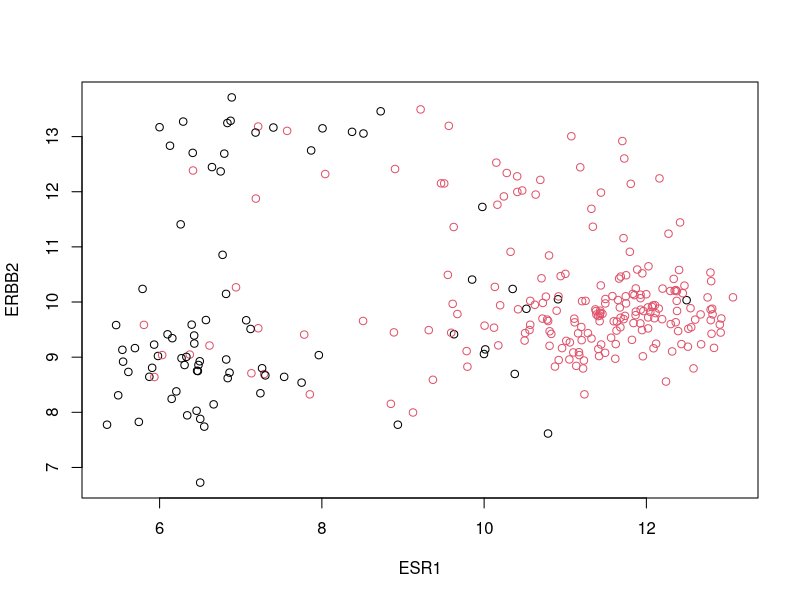

The R script that drew this image:
library(beeswarm)


### Name: breast
### Title: Lymph-node-negative primary breast tumors
### Aliases: breast
### Keywords: datasets

### ** Examples

  data(breast)

  with(breast, 
    plot(ESR1, ERBB2, col = as.numeric(ER))
  )
